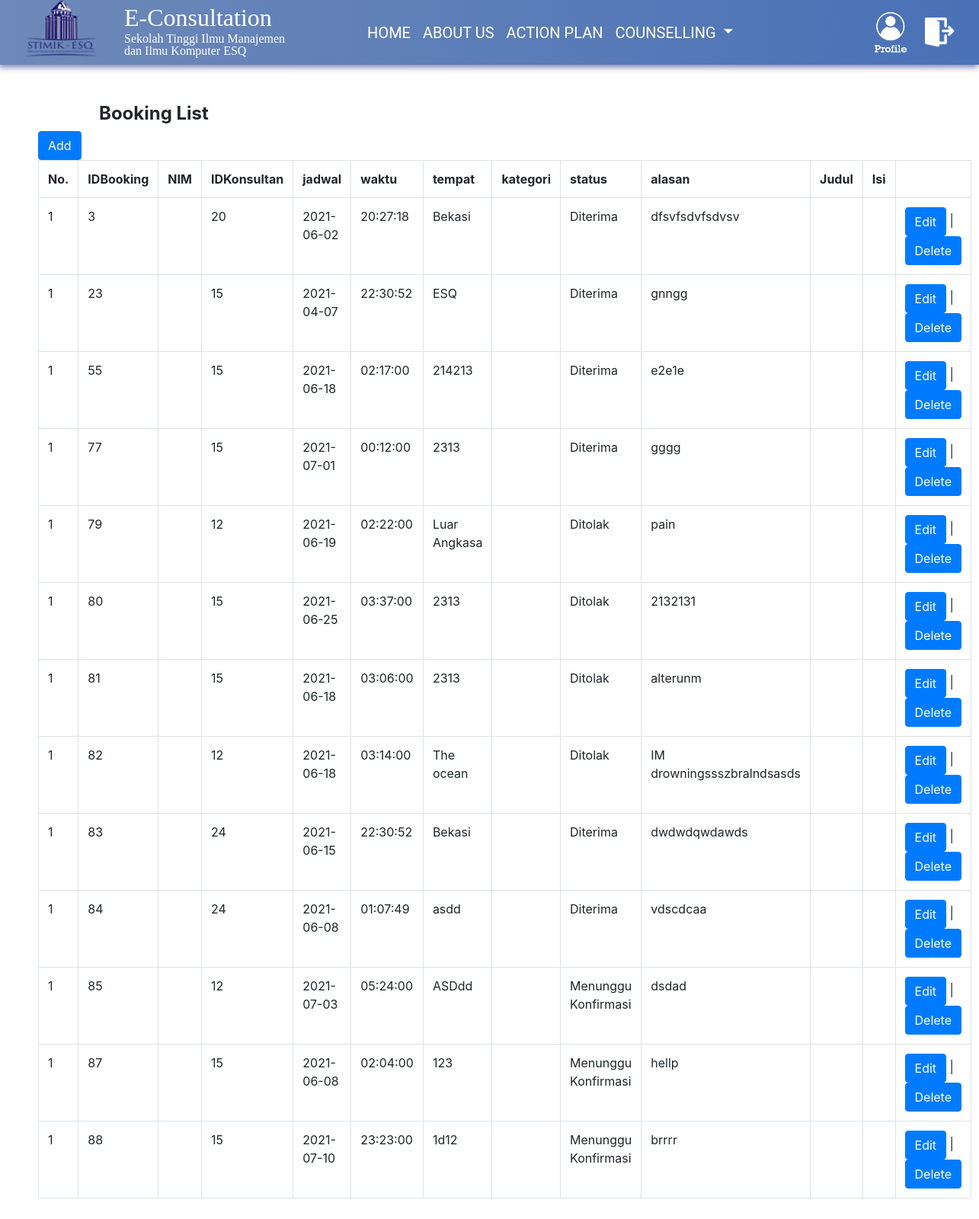
The page /dashboardMahasiswa.php?p=crudbooking on the database its author committed.
### tables this page shows
CREATE TABLE `booking` (
  `IDBooking` int(11) NOT NULL,
  `IDMahasiswa` int(11) DEFAULT NULL,
  `IDKonsultan` int(11) DEFAULT NULL,
  `jadwal` date DEFAULT NULL,
  `waktu` time DEFAULT NULL,
  `tempat` varchar(30) DEFAULT NULL,
  `IDKategori` int(11) DEFAULT NULL,
  `status` varchar(20) DEFAULT NULL,
  `alasan` varchar(500) DEFAULT NULL
);

### inc.koneksi.php (called while the page is built, shortened)
<?php
class Connection{
private $host = "localhost";
private $struser = "root";
private $strpassword = "";
private $strdbname = "ekonsul";
function connect(){
$conn = mysqli_connect($this->host,$this->struser, $this->strpassword);
mysqli_select_db($conn, $this->strdbname);
$this->connection = $conn;
}
}
?>

### class/class.Booking.php (called while the page is built, shortened)
<?php
class Booking extends Connection {
  public function __get($atribute)
  {
		if (property_exists($this, $atribute))
    {
			return $this->$atribute;
		}
	}
    public function SelectAllBooking(){
        $sql = "SELECT * FROM booking";
        $result = mysqli_query($this->connection, $sql);
        $arrResult = Array();
        $cnt=0;
        if(mysqli_num_rows($result) > 0) {
            while ($data = mysqli_fetch_array($result)) {
                $objBooking = new Booking();
                $objBooking->IDMahasiswa=$data['IDMahasiswa'];
                $objBooking->IDKonsultan=$data['IDKonsultan'];
                $objBooking->waktu=$data['waktu'];
                $objBooking->status=$data['status'];
                $objBooking->alasan=$data['alasan'];
                $objBooking->jadwal=$data['jadwal' ];
                $objBooking->IDKategori=$data['IDKategori' ];
                $objBooking->tempat=$data['tempat' ];
                $objBooking->IDBooking=$data['IDBooking' ];
                $arrResult[$cnt] = $objBooking;
                $cnt++;
            }
        }
        return $arrResult;
    }
    }

### pages/crudbooking.php (the view, shortened to what this page needs)
<html>
<div class = "tableWindow">
<h4 class="title">
<span class="text">
<strong>Booking List</strong>
</span></h4>
<a class="btn btn-primary" href="index.php?p=addBooking">Add</a>
<table class="table table-bordered">
<tr>
<th>No.</th>
<th>IDBooking</th>
<th>NIM</th>
<th>IDKonsultan</th>
<th>jadwal</th>
<th>waktu</th>
<th>tempat</th>
<th>kategori</th>
<th>status</th>
<th>alasan</th>
<th>Judul</th>
<th>Isi</th>
</tr>
<?php
    require_once('./class/class.Booking.php');
    $objBooking = new Booking();
    $arrayResult = $objBooking->SelectAllBooking();
    if(count($arrayResult) == 0){
        echo '<tr><td colspan="5">Tidak ada data!</td></tr>';
    }
    else
    {
    $no = 1;
        foreach ($arrayResult as $dataBooking) {
            echo '<tr>';
            echo '<td>'.$no.'</td>';
            echo '<td>'.$dataBooking->IDBooking.'</td>';
            echo '<td>'.$dataBooking->NIM.'</td>';
            echo '<td>'.$dataBooking->IDKonsultan.'</td>';
            echo '<td>'.$dataBooking->jadwal.'</td>';
            echo '<td>'.$dataBooking->waktu.'</td>';
            echo '<td>'.$dataBooking->tempat.'</td>';
            echo '<td>'.$dataBooking->kategori.'</td>';
            echo '<td>'.$dataBooking->status.'</td>';
            echo '<td>'.$dataBooking->alasan.'</td>';
            echo '<td>'.$dataBooking->judul.'</td>';
            echo '<td>'.$dataBooking->isi.'</td>';
            echo '<td>
            <a class="btn btn-primary" href="index.php?p=addBooking&IDBooking='.$dataBooking->IDBooking.'">
            Edit
            </a> |
            <a class="btn btn-primary" href="index.php?p=deleteBooking&IDBooking='.$dataBooking->IDBooking.'" onclick="return confirm(\'Apakah anda yakin ingin menghapus?\')">
             Delete
             </a>
             </td>';
        }
    }
?>
</div>
</html>

### projectStyle.css (style rules this page uses)
body { width: 100%; }
a { color: #0060b6; text-decoration: none; }
.lower-container h3, h4 { box-sizing: border-box; line-height: 0.6; font-weight: lighter; }
.text { padding: 50px 80px; }
.tableWindow { padding: 50px; }

### rows shown on the page
booking: IDBooking "3", IDKonsultan "20", jadwal "2021-06-02", waktu "20:27:18", tempat "Bekasi", status "Diterima", alasan "dfsvfsdvfsdvsv"
booking: IDBooking "23", IDKonsultan "15", jadwal "2021-04-07", waktu "22:30:52", tempat "ESQ", status "Diterima", alasan "gnngg"
booking: IDBooking "55", IDKonsultan "15", jadwal "2021-06-18", waktu "02:17:00", tempat "214213", status "Diterima", alasan "e2e1e"
booking: IDBooking "77", IDKonsultan "15", jadwal "2021-07-01", waktu "00:12:00", tempat "2313", status "Diterima", alasan "gggg"
booking: IDBooking "79", IDKonsultan "12", jadwal "2021-06-19", waktu "02:22:00", tempat "Luar Angkasa", status "Ditolak", alasan "pain"
booking: IDBooking "80", IDKonsultan "15", jadwal "2021-06-25", waktu "03:37:00", tempat "2313", status "Ditolak", alasan "2132131"
booking: IDBooking "81", IDKonsultan "15", jadwal "2021-06-18", waktu "03:06:00", tempat "2313", status "Ditolak", alasan "alterunm"
booking: IDBooking "82", IDKonsultan "12", jadwal "2021-06-18", waktu "03:14:00", tempat "The ocean", status "Ditolak", alasan "IM drowningssszbralndsasds"
booking: IDBooking "83", IDKonsultan "24", jadwal "2021-06-15", waktu "22:30:52", tempat "Bekasi", status "Diterima", alasan "dwdwdqwdawds"
booking: IDBooking "84", IDKonsultan "24", jadwal "2021-06-08", waktu "01:07:49", tempat "asdd", status "Diterima", alasan "vdscdcaa"
booking: IDBooking "85", IDKonsultan "12", jadwal "2021-07-03", waktu "05:24:00", tempat "ASDdd", status "Menunggu Konfirmasi", alasan "dsdad"
booking: IDBooking "87", IDKonsultan "15", jadwal "2021-06-08", waktu "02:04:00", tempat "123", status "Menunggu Konfirmasi", alasan "hellp"
booking: IDBooking "88", IDKonsultan "15", jadwal "2021-07-10", waktu "23:23:00", tempat "1d12", status "Menunggu Konfirmasi", alasan "brrrr"
